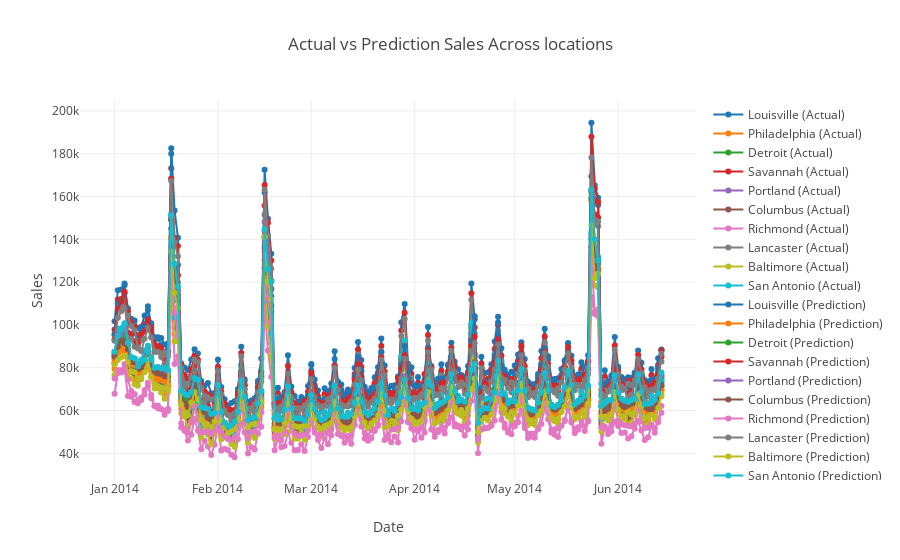

The cell this chart's notebook holds for it:
### Code cell
data = [dict(
  type = 'scatter',
  name = 'Actual',
  x = df_plot.Date,
  y = df_plot.Sales,
  mode = 'markers+lines',
  transforms = [dict(
    type = 'groupby',
    groups = df_plot.Store
  )]
),
       dict(
  type = 'scatter',
  name = 'Prediction',
  x = df_plot.Date,
  y = df_plot.Prediction,
  mode = 'markers+lines',
  transforms = [dict(
    type = 'groupby',
    groups = df_plot.Store
  )]
)]


layout = {
    'title': 'Actual vs Prediction Sales Across locations',
    'yaxis': {'title': 'Sales'},
    'xaxis': {'title': 'Date'}
}


py.iplot({'data': data, 'layout': layout}, validate=False)

### Figure 1 — Plotly figure (JSON) as saved in the notebook; plotly's stock layout.template omitted (floating-point values rounded to 4 significant figures; data arrays with more than 128 entries replaced by an {"elided": "..."} marker saying what was removed)
{"data": [{"mode": "markers+lines", "name": "Actual", "transforms": [{"groups": {"elided": "1650 str values"}, "type": "groupby"}], "type": "scatter", "x": {"elided": "1650 str values"}, "y": {"elided": "1650 float values"}}, {"mode": "markers+lines", "name": "Prediction", "transforms": [{"groups": {"elided": "1650 str values"}, "type": "groupby"}], "type": "scatter", "x": {"elided": "1650 str values"}, "y": {"elided": "1650 float values"}}], "layout": {"title": "Actual vs Prediction Sales Across locations", "xaxis": {"title": "Date"}, "yaxis": {"title": "Sales"}}}
